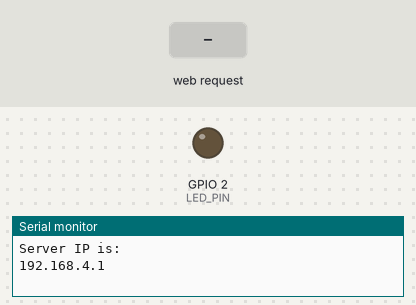
Bench run of a sketch on a simulated ESP8266 (NodeMCU). Parts: output pins drawn as LEDs (lit = HIGH), the last lines printed to the serial monitor. The test bench sets the inputs (shaded band).

Above: at 1.2 s.
1.3 s: HTTP request GET /OFF received
At 3.2 s:
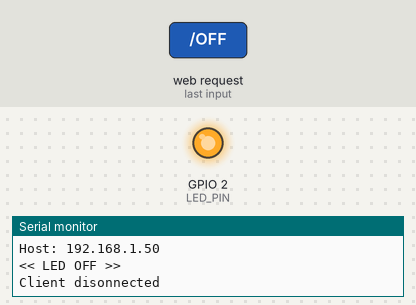
3.8 s: HTTP request GET /ON received
At 5.2 s:
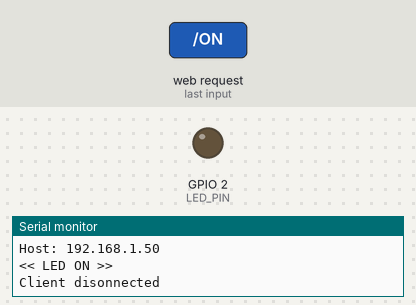
Timing chart, 0 to 6.8 s (numbered marks = the images above; inputs shaded):
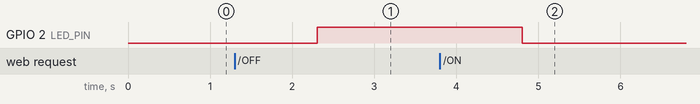

The sketch:

LED_server_WiFi_Direct.ino
```cpp
#include <ESP8266WiFi.h>

#define LED_PIN LED_BUILTIN
WiFiServer server(80); //Initialize the server on Port 80

void setup()
{
  // Step 1: Opening the "Connect to a Network" Window
  // Step 2: Writing the SimpleWebServer Sketch
  WiFi.mode(WIFI_AP); //Our ESP8266-12E is an AccessPoint
  WiFi.softAP("Hello_IoT", "12345678"); // Provide the (SSID, password); .
  server.begin(); // Start the HTTP Server
  // Step 3: Checking Our Server
  // Step 4: Looking Under the Hood

  // Step 5: Get HTTP Server Information From the ESP8266-12E
  //Looking under the hood
  Serial.begin(115200); //Start communication between the ESP8266-12E and the monitor window
  IPAddress HTTPS_ServerIP= WiFi.softAPIP(); // Obtain the IP of the Server
  Serial.println("");
  Serial.println("Server IP is: "); // Print the IP to the monitor window
  Serial.println(HTTPS_ServerIP);

  // Step 8: Turning the LED ON/OFF Through the Web Browser
  pinMode(LED_PIN, OUTPUT); //LED_BUILTIN is an OUTPUT pin;
  digitalWrite(LED_PIN, LOW); //Initial state is ON
}

void loop()
{
  // Step 6: Web Browser Connects/Talks to Server
  WiFiClient client = server.available();
  if (!client)
  {
    return;
  }

  //Looking under the hood
  Serial.println("Somebody has connected :)");

  // Step 7: Listen to What the Browser Is Sending to the HTTP Server
  //Read what the browser has sent into a String class and print the request to the monitor
  String request = client.readString();
//  String request = client.readStringUntil('\r');
  //Looking under the hood
  Serial.println(request);

  //Step 8: Turning the LED ON/OFF Through the Web Browser
  // Handle the Request
  if (request.indexOf("/OFF") != -1)
  {
    digitalWrite(LED_PIN, HIGH);
    Serial.println("<< LED OFF >>");
  }
  else if(request.indexOf("/ON") != -1)
  {
    digitalWrite(LED_PIN, LOW);
    Serial.println("<< LED ON >>");
  }

  // Step 9: Let Us Get a Little Fancy
  // Prepare the HTML document to respond and add buttons:
  String s = "HTTP/1.1 200 OK\r\n";
  s += "Contenct-Type: text/html\r\n\r\n";
  s += "<!DOCTYPE HTML>\r\n<html>\r\n";
  s += "<br><input type=\"button\" name=\"b1\" value=\"Turn LED ON\" onclick=\"location.href='/ON'\">";
  s += "<br><br><br>";
  s += "<input type=\"button\" name=\"b1\" value=\"Turn LED OFF\" onclick=\"location.href='/OFF'\">";
  s += "</html>\n";

  //Serve the HTML document to the browser.
  client.flush(); //clear previous info in the stream
  client.print(s); // Send the response to the client
  delay(1);
  Serial.println("Client disonnected"); //Looking under the hood
}
```

Measured:
- after the input at 1.3 s, GPIO 2 (LED_PIN): LOW → HIGH after 1.0 s
- after the input at 3.8 s, GPIO 2 (LED_PIN): HIGH → LOW after 1.0 s
